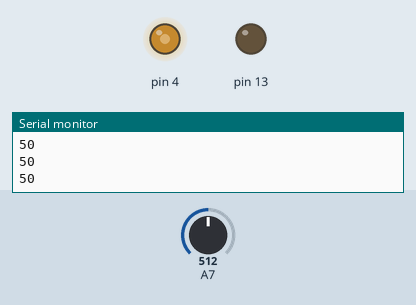
Recording of a sketch running on a simulated Arduino Nano, built with avr-gcc and run on an emulated ATmega328P. Shown: output pins drawn as LEDs (lit = HIGH), the last lines printed to the serial monitor. The inputs (shaded band) are chosen by the test bench; at power-on: A7 = 512.

Above: at 1.2 s.
1.3 s: A7 set to 716
At 2.3 s:
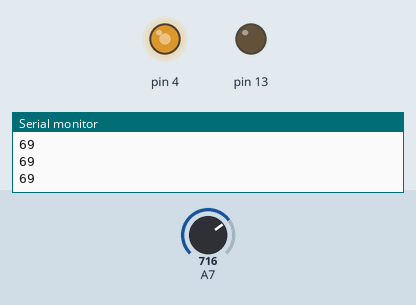
2.8 s: A7 set to 900
At 3.7 s:
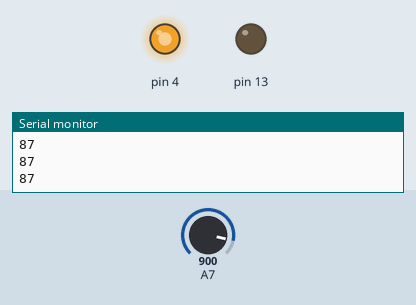
4.3 s: A7 set to 122
At 5.0 s:
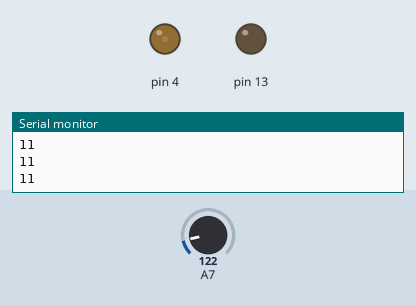
5.8 s: A7 set to 0
At 6.3 s:
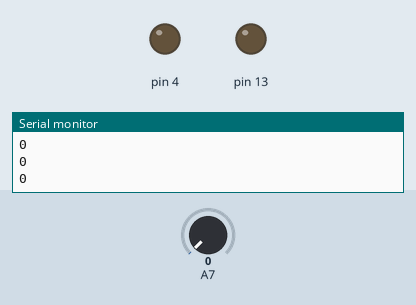
Timing chart, 0 to 8.3 s (numbered marks = the images above; inputs shaded):
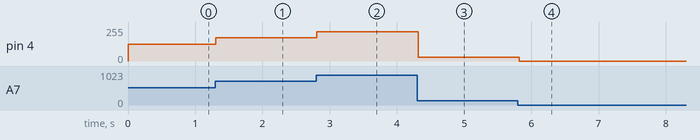

The sketch:

dimmer1.ino
```cpp
// (licence header left out)
#include "Dimmer.h"

//Dimmer dimmer(4, DIMMER_RAMP, 10, 50);
Dimmer dimmer(4, DIMMER_NORMAL);

void setup() {
  dimmer.begin();

  pinMode(13, OUTPUT);

  Serial.begin(115200);
}

void loop() {
  /*
  dimmer.set(100);
  digitalWrite(13, HIGH);
  delay(15000);
  dimmer.set(0);
    digitalWrite(13, LOW);
  delay(15000);
  */

  byte value = map(analogRead(A7), 0, 1023, 0, 100);
  dimmer.set(value);
  Serial.println(value);
  delay(100);
}
```

Measured:
- after the input at 1.3 s, pin 4: 127/255 → 175/255 at once
- after the input at 2.8 s, pin 4: 175/255 → 221/255 at once
- after the input at 4.3 s, pin 4: 221/255 → 28/255 at once
- after the input at 5.8 s, pin 4: 28/255 → 0/255 at once
